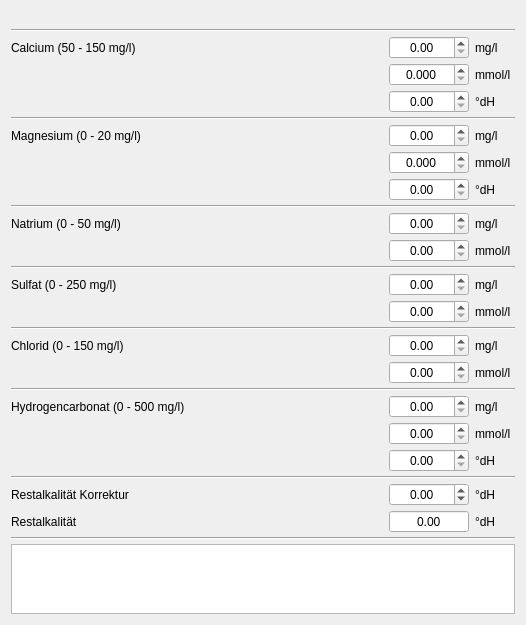
          <widget class="QWidget" name="scrollAreaWidgetContents">
           <property name="geometry">
            <rect>
             <x>0</x>
             <y>0</y>
             <width>526</width>
             <height>620</height>
            </rect>
           </property>
           <layout class="QGridLayout" name="gridLayout">
            <property name="verticalSpacing">
             <number>4</number>
            </property>
            <item row="18" column="2">
             <widget class="DoubleSpinBox" name="tbChloridMg">
              <property name="toolTip">
               <string>&lt;html&gt;&lt;head/&gt;&lt;body&gt;&lt;p&gt;Hier wird die &lt;span style=&quot; font-weight:600;&quot;&gt;Chloridmenge&lt;/span&gt; in mg/l eingetragen.&lt;/p&gt;&lt;p&gt;Manche Wasserversorger geben diesen Wert auch mit ppm an.&lt;/p&gt;&lt;p&gt;Für Angaben in &lt;span style=&quot; font-weight:600;&quot;&gt;mmol/l&lt;/span&gt; kann das untenstehende Feld benutzt werden.&lt;/p&gt;&lt;/body&gt;&lt;/html&gt;</string>
              </property>
              <property name="alignment">
               <set>Qt::AlignCenter</set>
              </property>
              <property name="maximum">
               <double>9999.000000000000000</double>
              </property>
              <property name="singleStep">
               <double>0.010000000000000</double>
              </property>
             </widget>
            </item>
            <item row="11" column="2">
             <widget class="DoubleSpinBox" name="tbNatriumMmol">
              <property name="toolTip">
               <string>&lt;html&gt;&lt;head/&gt;&lt;body&gt;&lt;p&gt;Hier wird die &lt;span style=&quot; font-weight:600;&quot;&gt;Natriummenge&lt;/span&gt; in mmol/l eingetragen.&lt;/p&gt;&lt;p&gt;Für Angaben in &lt;span style=&quot; font-weight:600;&quot;&gt;mg/l&lt;/span&gt; kann das obenstehende Feld benutzt werden.&lt;/p&gt;&lt;/body&gt;&lt;/html&gt;</string>
              </property>
              <property name="alignment">
               <set>Qt::AlignCenter</set>
              </property>
              <property name="maximum">
               <double>9999.000000000000000</double>
              </property>
              <property name="singleStep">
               <double>0.010000000000000</double>
              </property>
             </widget>
            </item>
            <item row="21" column="2">
             <widget class="DoubleSpinBox" name="tbHydrogencarbonatMg">
              <property name="toolTip">
               <string>&lt;html&gt;&lt;head/&gt;&lt;body&gt;&lt;p&gt;In der Trinkwaseranalyse ist die &lt;span style=&quot; font-weight:600;&quot;&gt;Säurekapazität&lt;/span&gt; ein Ausdruck für die Restalkalität. Verschiedentlich liest man in Trinkwasseranalysen auch &lt;span style=&quot; font-weight:600;&quot;&gt;Alkalität&lt;/span&gt;. Säurekapazität beschreibt das Puffervermögen des Wassers gegenüber Säuren. Sie gibt die Stabilität des pH-Wertes im Wasser an.&lt;/p&gt;&lt;p&gt;Die Säurekapazität pH 4,3 ist das Äqivalent zur Carbonathärte (auch Temporäre Härte, Bicarbonathärte). Sie beschreibt die &lt;span style=&quot; font-weight:600;&quot;&gt;Restalkalität&lt;/span&gt; vom Standpunkt des Säureverbrauchs aus. Der Kleine Brauhelfer berechnet daher beide Werte simultan. &lt;/p&gt;&lt;p&gt;Während des Einmaischens säuert das Malz das Brauwasser an. Oft ist eine niedrige &lt;span style=&quot; font-weight:600;&quot;&gt;Restalkalität &lt;/span&gt;dabei Voraussetzung, dass die Schüttung auch im richtigen pH-Bereich arbeiten kann.&lt;/p&gt;&lt;p&gt;Die Restalkalität ergibt sich aus &lt;span style=&quot; font-weight:600;&quot;&gt;säurevernichtendem HCO₃⁻ &lt;/span&gt;und&lt;span style=&quot; font-weight:600;&quot;&gt; säureförderndem Kalzium- und Magnesium&lt;/span&gt;. Malz arbeitet am besten in leicht saurer Umgebung von pH 5,2 bis 5.8. &lt;span style=&quot; font-weight:600;&quot;&gt;HCO₃⁻&lt;/span&gt; (Hydrogencarbonat) versucht diese saure Umgebung zu verhindern, Calcium und Magnesium wiederum unterstützen das Malz und seine Maischearbeit.&lt;/p&gt;&lt;p&gt;Das Verhältnis entscheidet beider &lt;span style=&quot; font-weight:600;&quot;&gt;Antipoden &lt;/span&gt;entscheidet. Brauer machen sich das zunutze.&lt;/p&gt;&lt;/body&gt;&lt;/html&gt;</string>
              </property>
              <property name="alignment">
               <set>Qt::AlignCenter</set>
              </property>
              <property name="maximum">
               <double>9999.000000000000000</double>
              </property>
              <property name="singleStep">
               <double>0.010000000000000</double>
              </property>
             </widget>
            </item>
            <item row="5" column="0" colspan="4">
             <widget class="Line" name="line">
              <property name="orientation">
               <enum>Qt::Horizontal</enum>
              </property>
             </widget>
            </item>
            <item row="26" column="0">
             <widget class="QLabel" name="label_147">
              <property name="text">
               <string>Restalkalität</string>
              </property>
             </widget>
            </item>
            <item row="23" column="2">
             <widget class="DoubleSpinBox" name="tbHydrogencarbonatHaerte">
              <property name="toolTip">
               <string>&lt;html&gt;&lt;head/&gt;&lt;body&gt;&lt;p&gt;In der Trinkwasseranalyse ist die &lt;span style=&quot; font-weight:600;&quot;&gt;Carbonathärte &lt;/span&gt;der geläufigste Ausdruck für die Restalkalität. Carbonathärte beschreibt das Verhältnis der im Wasser gelösten säurevernichtenden Carbonat- (CO₃²⁻) und Hyrogencarbonationen (HCO³⁻) und der säurefördernden Erdalkaliionen Calcium (Ca⁺) und Magnesium (Mg⁺).&lt;/p&gt;&lt;p&gt;Die Säurekapazität pH 4,3 ist das Äqivalent zur Carbonathärte (auch Temporäre Härte, Bicarbonathärte). Sie beschreibt die &lt;span style=&quot; font-weight:600;&quot;&gt;Restalkalität&lt;/span&gt; vom Standpunkt des Säureverbrauchs aus. Der Kleine Brauhelfer berechnet daher beide Werte simultan. &lt;/p&gt;&lt;p&gt;Während des Einmaischens säuert das Malz das Brauwasser an. Oft ist eine niedrige &lt;span style=&quot; font-weight:600;&quot;&gt;Restalkalität &lt;/span&gt;dabei Voraussetzung, dass die Schüttung auch im richtigen pH-Bereich arbeiten kann.&lt;/p&gt;&lt;p&gt;Wenn der gewünschte &lt;span style=&quot; font-weight:600;&quot;&gt;Bierstil&lt;/span&gt; mit dem vorhandenen Wasser nicht umzusetzen ist, greifen Hobby- und Nanobrauer gerne zu Salzen wie Braugips (Calciumsulfat), um doch noch ein leckeres Pils oder IPA zu brauen. Dabei wird das Gleichgewicht der gelösten Stoffe zugunsten der Erdalkaliionen verschoben, der Härtegrad sinkt, der richtige pH-Bereich für helles Malz wird erreicht.&lt;/p&gt;&lt;p&gt;Selten ist es umgekehrt, da ist dann ein dunkles Bier aufgrund seiner dunklen Zutaten zu sauer und der pH-Wert wird angehoben, so mit Natron oder Kalk. Das Verhältnis beider &lt;span style=&quot; font-weight:600;&quot;&gt;Antipoden &lt;/span&gt;entscheidet. Brauer machen sich das zunutze.&lt;/p&gt;&lt;/body&gt;&lt;/html&gt;</string>
              </property>
              <property name="alignment">
               <set>Qt::AlignCenter</set>
              </property>
              <property name="decimals">
               <number>2</number>
              </property>
              <property name="maximum">
               <double>99.000000000000000</double>
              </property>
              <property name="singleStep">
               <double>0.010000000000000</double>
              </property>
             </widget>
            </item>
            <item row="6" column="3">
             <widget class="QLabel" name="label_136">
              <property name="text">
               <string>mg/l</string>
              </property>
             </widget>
            </item>
            <item row="0" column="0">
             <widget class="QLabel" name="lblWasserprofil">
              <property name="font">
               <font>
                <weight>75</weight>
                <bold>true</bold>
               </font>
              </property>
             </widget>
            </item>
            <item row="14" column="0" colspan="4">
             <widget class="Line" name="line_4">
              <property name="orientation">
               <enum>Qt::Horizontal</enum>
              </property>
             </widget>
            </item>
            <item row="19" column="2">
             <widget class="DoubleSpinBox" name="tbChloridMmol">
              <property name="toolTip">
               <string>&lt;html&gt;&lt;head/&gt;&lt;body&gt;&lt;p&gt;Hier wird die &lt;span style=&quot; font-weight:600;&quot;&gt;Chloridmenge&lt;/span&gt; in mmol/l eingetragen.&lt;/p&gt;&lt;p&gt;Für Angaben in &lt;span style=&quot; font-weight:600;&quot;&gt;mg/l&lt;/span&gt; kann das obenstehende Feld benutzt werden.&lt;/p&gt;&lt;/body&gt;&lt;/html&gt;</string>
              </property>
              <property name="alignment">
               <set>Qt::AlignCenter</set>
              </property>
              <property name="maximum">
               <double>9999.000000000000000</double>
              </property>
              <property name="singleStep">
               <double>0.010000000000000</double>
              </property>
             </widget>
            </item>
            <item row="6" column="2">
             <widget class="DoubleSpinBox" name="tbMagnesiumMg">
              <property name="toolTip">
               <string>&lt;html&gt;&lt;head/&gt;&lt;body&gt;&lt;p&gt;Hier wird die &lt;span style=&quot; font-weight:600;&quot;&gt;Magnesiummenge&lt;/span&gt; in mg/l eingetragen.&lt;/p&gt;&lt;p&gt;Manche Wasserversorger geben diesen Wert auch mit ppm an.&lt;/p&gt;&lt;p&gt;Für Angaben in &lt;span style=&quot; font-weight:600;&quot;&gt;mmol/l&lt;/span&gt; kann das untenstehende Feld benutzt werden.&lt;/p&gt;&lt;/body&gt;&lt;/html&gt;</string>
              </property>
              <property name="alignment">
               <set>Qt::AlignCenter</set>
              </property>
              <property name="maximum">
               <double>9999.000000000000000</double>
              </property>
              <property name="singleStep">
               <double>0.010000000000000</double>
              </property>
             </widget>
            </item>
            <item row="2" column="3">
             <widget class="QLabel" name="label_131">
              <property name="minimumSize">
               <size>
                <width>40</width>
                <height>0</height>
               </size>
              </property>
              <property name="text">
               <string>mg/l</string>
              </property>
             </widget>
            </item>
            <item row="27" column="0" colspan="4">
             <widget class="Line" name="line_5">
              <property name="orientation">
               <enum>Qt::Horizontal</enum>
              </property>
             </widget>
            </item>
            <item row="23" column="3">
             <widget class="QLabel" name="label_142">
              <property name="text">
               <string>°dH</string>
              </property>
             </widget>
            </item>
            <item row="16" column="3">
             <widget class="QLabel" name="label_150">
              <property name="text">
               <string>mmol/l</string>
              </property>
             </widget>
            </item>
            <item row="16" column="2">
             <widget class="DoubleSpinBox" name="tbSulfatMmol">
              <property name="toolTip">
               <string>&lt;html&gt;&lt;head/&gt;&lt;body&gt;&lt;p&gt;Hier wird die &lt;span style=&quot; font-weight:600;&quot;&gt;Sulfatmenge&lt;/span&gt; in mmol/l eingetragen.&lt;/p&gt;&lt;p&gt;Für Angaben in &lt;span style=&quot; font-weight:600;&quot;&gt;mg/l&lt;/span&gt; kann das obenstehende Feld benutzt werden.&lt;/p&gt;&lt;/body&gt;&lt;/html&gt;</string>
              </property>
              <property name="alignment">
               <set>Qt::AlignCenter</set>
              </property>
              <property name="maximum">
               <double>9999.000000000000000</double>
              </property>
              <property name="singleStep">
               <double>0.010000000000000</double>
              </property>
             </widget>
            </item>
            <item row="15" column="3">
             <widget class="QLabel" name="label_145">
              <property name="text">
               <string>mg/l</string>
              </property>
             </widget>
            </item>
            <item row="2" column="2">
             <widget class="DoubleSpinBox" name="tbCalciumMg">
              <property name="minimumSize">
               <size>
                <width>80</width>
                <height>0</height>
               </size>
              </property>
              <property name="toolTip">
               <string>&lt;html&gt;&lt;head/&gt;&lt;body&gt;&lt;p&gt;Hier wird die &lt;span style=&quot; font-weight:600;&quot;&gt;Calciummenge&lt;/span&gt; in mg/l eingetragen.&lt;/p&gt;&lt;p&gt;Manche Wasserversorger geben diesen Wert auch mit ppm an.&lt;/p&gt;&lt;p&gt;Für Angaben in &lt;span style=&quot; font-weight:600;&quot;&gt;mmol/l&lt;/span&gt; kann das untenstehende Feld benutzt werden.&lt;/p&gt;&lt;/body&gt;&lt;/html&gt;</string>
              </property>
              <property name="alignment">
               <set>Qt::AlignCenter</set>
              </property>
              <property name="maximum">
               <double>9999.000000000000000</double>
              </property>
              <property name="singleStep">
               <double>0.010000000000000</double>
              </property>
             </widget>
            </item>
            <item row="21" column="3">
             <widget class="QLabel" name="label_153">
              <property name="text">
               <string>mg/l</string>
              </property>
             </widget>
            </item>
            <item row="20" column="0" colspan="4">
             <widget class="Line" name="line_6">
              <property name="orientation">
               <enum>Qt::Horizontal</enum>
              </property>
             </widget>
            </item>
            <item row="28" column="0" colspan="4">
             <widget class="QTextEdit" name="tbBemerkung"/>
            </item>
            <item row="11" column="3">
             <widget class="QLabel" name="label_141">
              <property name="text">
               <string>mmol/l</string>
              </property>
             </widget>
            </item>
            <item row="8" column="2">
             <widget class="DoubleSpinBox" name="tbMagnesiumHaerte">
              <property name="toolTip">
               <string>&lt;html&gt;&lt;head/&gt;&lt;body&gt;&lt;p&gt;Hier wird die &lt;span style=&quot; font-weight:600;&quot;&gt;Magnesiumhärte&lt;/span&gt; in °dH berechnet. Die Magnesiumhärte wird aus den Angaben von &lt;span style=&quot; font-weight:600;&quot;&gt;Magnesium&lt;/span&gt; in mg/l nach der Formel Mg⁺ * 2,307 / 10 berechnet.&lt;/p&gt;&lt;p&gt;Aus Calciumhärte und Magnesiumhärte resultiert die &lt;span style=&quot; font-weight:600;&quot;&gt;Gesamthärte &lt;/span&gt;des Wassers. Damit kann man beurteilen, ob das Wasser weich genug ist, um damit ein Pils zu brauen oder ob es ohne Vorbehandlung doch besser ein Münchner Dunkles sein soll.&lt;/p&gt;&lt;p&gt;Die Magnesiumhärte ist ein theoretischer Zwischenwert und wird in Analysen von Wasserversorgern oft ignoriert. Brauer sollten es auch so halten.&lt;/p&gt;&lt;p&gt;Wichtig ist im Brauprozess die sogenannte &lt;span style=&quot; font-weight:600;&quot;&gt;Restalkalität&lt;/span&gt;. Sie ergibt sich aus &lt;span style=&quot; font-weight:600;&quot;&gt;säurevernichtendem HCO₃⁻ &lt;/span&gt;und&lt;span style=&quot; font-weight:600;&quot;&gt; säureförderndem Kalzium- und Magnesium&lt;/span&gt;. Malz arbeitet am besten in leicht saurer Umgebung von pH 5,2 bis 5.8. &lt;span style=&quot; font-weight:600;&quot;&gt;HCO₃⁻&lt;/span&gt; (auch Bibcarbonat, Karbonathärte, temporäre Härte) versucht diese saure Umgebung zu verhindern, Calcium und Magnesium wiederum unterstützen das Malz und seine Maischearbeit.&lt;/p&gt;&lt;p&gt;Damit erklärt sich simpel, warum mancher Bierstil mit dem einen Brauwasser funktioniert, ein anderer dagegen nicht. Mithin ist das der Grund, warum Hobbybrauer ihr Wasser vorbehandeln und Salze wie Calciumsulfat (Braugips) hinzugeben, um doch erfolgreich ein Bier oder ein IPA brauen zu können.&lt;/p&gt;&lt;/body&gt;&lt;/html&gt;</string>
              </property>
              <property name="alignment">
               <set>Qt::AlignCenter</set>
              </property>
              <property name="decimals">
               <number>2</number>
              </property>
              <property name="maximum">
               <double>99.000000000000000</double>
              </property>
             </widget>
            </item>
            <item row="25" column="0">
             <widget class="QLabel" name="label">
              <property name="text">
               <string>Restalkalität Korrektur</string>
              </property>
             </widget>
            </item>
            <item row="8" column="3">
             <widget class="QLabel" name="label_146">
              <property name="text">
               <string>°dH</string>
              </property>
             </widget>
            </item>
            <item row="24" column="0" colspan="4">
             <widget class="Line" name="line_8">
              <property name="orientation">
               <enum>Qt::Horizontal</enum>
              </property>
             </widget>
            </item>
            <item row="21" column="0">
             <widget class="QLabel" name="label_139">
              <property name="text">
               <string>Hydrogencarbonat (0 - 500 mg/l)</string>
              </property>
             </widget>
            </item>
            <item row="6" column="0">
             <widget class="QLabel" name="label_135">
              <property name="text">
               <string>Magnesium (0 - 20 mg/l)</string>
              </property>
             </widget>
            </item>
            <item row="10" column="0">
             <widget class="QLabel" name="label_4">
              <property name="text">
               <string>Natrium (0 - 50 mg/l)</string>
              </property>
             </widget>
            </item>
            <item row="26" column="2">
             <widget class="DoubleSpinBox" name="tbRestalkalitaet">
              <property name="toolTip">
               <string>&lt;html&gt;&lt;head/&gt;&lt;body&gt;&lt;p&gt;Die &lt;span style=&quot; font-weight:600;&quot;&gt;Restalkalität&lt;/span&gt; des Brauwassers ist entscheidend für den &lt;span style=&quot; font-weight:600;&quot;&gt;pH-Wert&lt;/span&gt; der Maische und damit für die Effizienz der Stärkespaltung. Ob ein Bier mit der Schüttung in den angepeilten Parametern umfänglich gelingt, entscheidet sich hier. Der pH-Wert beim Maischen ist Ausgangspunkt aller weiterer Brauschritte.&lt;/p&gt;&lt;p&gt;Brauwasser ist kein reines Wasser, sondern enthält Salze und Ionen wie Chlorid (Cl⁻) und Sulfat (SO₄²⁻), die sich gemschmacklich auswirken. Während des Einmaischens wird das Brauwasser durch das Malz angesäuert. Es reichern sich Hydronium-Ionen (H⁺) an, was zu einem Abfall des pH-Wertes führt. Dabei verhalten sich dunkle Malze generell saurer als hell abgedarrte Malze. Ungehindert senkt sich der pH-Wert dadurch von allein in einen für den Maischeprozess günstigen Bereich zwischen &lt;span style=&quot; font-weight:600;&quot;&gt;pH 5,2 bis 5,8&lt;/span&gt; ab. &lt;/p&gt;&lt;p&gt;Der Knackpunkt ist, dass manches Wasser sich diesem pH-Abfall widersetzt. Dieses Alkalität genannte Phänomen gründet in der Konzentration des Ions Bicarbonat, chemisch &lt;span style=&quot; font-weight:600;&quot;&gt;HCO³⁻&lt;/span&gt;. Das HCO³⁻ fängt die H⁺-Ionen einfach ab. Die pH-Wert-senkende Wirkung der H⁺-Ionen verpufft wirkungslos. Dieser Effekt ist um so größer, je mehr HCO³- im Wassser vorhanden ist.&lt;/p&gt;&lt;p&gt;Damit erklärt sich simpel, warum mancher Bierstil mit dem einen Brauwwasser funktioniert, ein anderer dagegen nicht. Mithin ist das der Grund, warum Hobbybrauer ihr Wasser vorbehandeln und Salze wie Calciumsulfat (Braugips) hinzugeben, um doch erfolgreich ein Bier oder ein IPA brauen zu können.&lt;/p&gt;&lt;/body&gt;&lt;/html&gt;</string>
              </property>
              <property name="alignment">
               <set>Qt::AlignCenter</set>
              </property>
              <property name="readOnly">
               <bool>true</bool>
              </property>
              <property name="buttonSymbols">
               <enum>QAbstractSpinBox::NoButtons</enum>
              </property>
              <property name="decimals">
               <number>2</number>
              </property>
              <property name="minimum">
               <double>-99.000000000000000</double>
              </property>
              <property name="maximum">
               <double>99.000000000000000</double>
              </property>
             </widget>
            </item>
            <item row="7" column="2">
             <widget class="DoubleSpinBox" name="tbMagnesiumMmol">
              <property name="toolTip">
               <string>&lt;html&gt;&lt;head/&gt;&lt;body&gt;&lt;p&gt;Hier wird die &lt;span style=&quot; font-weight:600;&quot;&gt;Magnesiummenge&lt;/span&gt; in mmol/l eingetragen.&lt;/p&gt;&lt;p&gt;Für Angaben in &lt;span style=&quot; font-weight:600;&quot;&gt;mg/l&lt;/span&gt; kann das obenstehende Feld  benutzt werden.&lt;/p&gt;&lt;/body&gt;&lt;/html&gt;</string>
              </property>
              <property name="alignment">
               <set>Qt::AlignCenter</set>
              </property>
              <property name="decimals">
               <number>3</number>
              </property>
              <property name="maximum">
               <double>9999.000000000000000</double>
              </property>
              <property name="singleStep">
               <double>0.001000000000000</double>
              </property>
             </widget>
            </item>
            <item row="18" column="3">
             <widget class="QLabel" name="label_151">
              <property name="text">
               <string>mg/l</string>
              </property>
             </widget>
            </item>
            <item row="2" column="0">
             <widget class="QLabel" name="label_130">
              <property name="text">
               <string>Calcium (50 - 150 mg/l)</string>
              </property>
             </widget>
            </item>
            <item row="10" column="2">
             <widget class="DoubleSpinBox" name="tbNatriumMg">
              <property name="toolTip">
               <string>&lt;html&gt;&lt;head/&gt;&lt;body&gt;&lt;p&gt;Hier wird die &lt;span style=&quot; font-weight:600;&quot;&gt;Natriummenge&lt;/span&gt; in mg/l eingetragen.&lt;/p&gt;&lt;p&gt;Manche Wasserversorger geben diesen Wert auch mit ppm an.&lt;/p&gt;&lt;p&gt;Für Angaben in &lt;span style=&quot; font-weight:600;&quot;&gt;mmol/l&lt;/span&gt; kann das untenstehende Feld benutzt werden.&lt;/p&gt;&lt;/body&gt;&lt;/html&gt;</string>
              </property>
              <property name="alignment">
               <set>Qt::AlignCenter</set>
              </property>
              <property name="maximum">
               <double>9999.000000000000000</double>
              </property>
              <property name="singleStep">
               <double>0.010000000000000</double>
              </property>
             </widget>
            </item>
            <item row="7" column="3">
             <widget class="QLabel" name="label_137">
              <property name="text">
               <string>mmol/l</string>
              </property>
             </widget>
            </item>
            <item row="22" column="2">
             <widget class="DoubleSpinBox" name="tbHydrogencarbonatMmol">
              <property name="toolTip">
               <string>&lt;html&gt;&lt;head/&gt;&lt;body&gt;&lt;p&gt;In der Trinkwaseranalyse ist die &lt;span style=&quot; font-weight:600;&quot;&gt;Säurekapazität&lt;/span&gt; ein Ausdruck für die Restalkalität. Verschiedentlich liest man in Trinkwasseranalysen auch &lt;span style=&quot; font-weight:600;&quot;&gt;Alkalität&lt;/span&gt;. Säurekapazität beschreibt das Puffervermögen des Wassers gegenüber Säuren. Sie gibt die Stabilität des pH-Wertes im Wasser an.&lt;/p&gt;&lt;p&gt;Die Säurekapazität pH 4,3 ist das Äqivalent zur Carbonathärte (auch Temporäre Härte, Bicarbonathärte). Sie beschreibt die &lt;span style=&quot; font-weight:600;&quot;&gt;Restalkalität&lt;/span&gt; vom Standpunkt des Säureverbrauchs aus. Der Kleine Brauhelfer berechnet daher beide Werte simultan. &lt;/p&gt;&lt;p&gt;Während des Einmaischens säuert das Malz das Brauwasser an. Oft ist eine niedrige &lt;span style=&quot; font-weight:600;&quot;&gt;Restalkalität &lt;/span&gt;dabei Voraussetzung, dass die Schüttung auch im richtigen pH-Bereich arbeiten kann.&lt;/p&gt;&lt;p&gt;Die Restalkalität ergibt sich aus &lt;span style=&quot; font-weight:600;&quot;&gt;säurevernichtendem HCO₃⁻ &lt;/span&gt;und&lt;span style=&quot; font-weight:600;&quot;&gt; säureförderndem Kalzium- und Magnesium&lt;/span&gt;. Malz arbeitet am besten in leicht saurer Umgebung von pH 5,2 bis 5.8. &lt;span style=&quot; font-weight:600;&quot;&gt;HCO₃⁻&lt;/span&gt; (Hydrogencarbonat) versucht diese saure Umgebung zu verhindern, Calcium und Magnesium wiederum unterstützen das Malz und seine Maischearbeit.&lt;/p&gt;&lt;p&gt;Das Verhältnis entscheidet beider &lt;span style=&quot; font-weight:600;&quot;&gt;Antipoden &lt;/span&gt;entscheidet. Brauer machen sich das zunutze.&lt;/p&gt;&lt;/body&gt;&lt;/html&gt;</string>
              </property>
              <property name="alignment">
               <set>Qt::AlignCenter</set>
              </property>
              <property name="maximum">
               <double>9999.000000000000000</double>
              </property>
              <property name="singleStep">
               <double>0.010000000000000</double>
              </property>
             </widget>
            </item>
            <item row="1" column="0" colspan="4">
             <widget class="Line" name="line_9">
              <property name="orientation">
               <enum>Qt::Horizontal</enum>
              </property>
             </widget>
            </item>
            <item row="22" column="3">
             <widget class="QLabel" name="label_154">
              <property name="text">
               <string>mmol/l</string>
              </property>
             </widget>
            </item>
            <item row="19" column="3">
             <widget class="QLabel" name="label_152">
              <property name="text">
               <string>mmol/l</string>
              </property>
             </widget>
            </item>
            <item row="25" column="3">
             <widget class="QLabel" name="label_149">
              <property name="text">
               <string>°dH</string>
              </property>
             </widget>
            </item>
            <item row="25" column="2">
             <widget class="DoubleSpinBox" name="tbRestalkalitaetAdd">
              <property name="toolTip">
               <string>&lt;html&gt;&lt;head/&gt;&lt;body&gt;&lt;p&gt;Mit diesem Wert kann die Restalkalität korrigiert werden, falls der berechnete vom tatsächlichem Wert abweicht.&lt;/p&gt;&lt;/body&gt;&lt;/html&gt;</string>
              </property>
              <property name="alignment">
               <set>Qt::AlignCenter</set>
              </property>
              <property name="decimals">
               <number>2</number>
              </property>
              <property name="minimum">
               <double>-99.000000000000000</double>
              </property>
              <property name="maximum">
               <double>99.000000000000000</double>
              </property>
              <property name="singleStep">
               <double>0.010000000000000</double>
              </property>
             </widget>
            </item>
            <item row="4" column="2">
             <widget class="DoubleSpinBox" name="tbCalciumHaerte">
              <property name="toolTip">
               <string>&lt;html&gt;&lt;head/&gt;&lt;body&gt;&lt;p&gt;Hier wird die &lt;span style=&quot; font-weight:600;&quot;&gt;Calciumhärte&lt;/span&gt; in °dH berechnet. Die Calciumhärte wird aus den Angaben von Calcium in mg/l nach der Formel Ca⁺ * 1,4 / 10 berechnet.&lt;/p&gt;&lt;p&gt;Aus Calciumhärte und Magnesiumhärte resultiert die &lt;span style=&quot; font-weight:600;&quot;&gt;Gesamthärte &lt;/span&gt;des Wassers. Damit kann man beurteilen, ob das Wasser weich genug ist, um damit ein Pils zu brauen oder ob es ohne Vorbehandlung doch besser ein Münchner Dunkles sein soll.&lt;/p&gt;&lt;p&gt;Die Calciumhärte ist ein theoretischer Zwischenwert und wird in Analysen von Wasserversorgern oft ignoriert. Brauer sollten es auch so halten.&lt;/p&gt;&lt;p&gt;Wichtig ist im Brauprozess die sogenannte &lt;span style=&quot; font-weight:600;&quot;&gt;Restalkalität&lt;/span&gt;. Sie ergibt sich aus &lt;span style=&quot; font-weight:600;&quot;&gt;säurevernichtendem HCO₃⁻ &lt;/span&gt;und&lt;span style=&quot; font-weight:600;&quot;&gt; säureförderndem Calcium- und Magnesium&lt;/span&gt;. Malz arbeitet am besten in leicht saurer Umgebung von pH 5,2 bis 5.8. &lt;span style=&quot; font-weight:600;&quot;&gt;HCO₃⁻&lt;/span&gt; (auch Bibcarbonat, Karbonathärte, temporäre Härte) versucht diese saure Umgebung zu verhindern, Calcium und Magnesium wiederum unterstützen das Malz und seine Maischearbeit.&lt;/p&gt;&lt;p&gt;Damit erklärt sich simpel, warum mancher Bierstil mit dem einen Brauwasser funktioniert, ein anderer dagegen nicht. Mithin ist das der Grund, warum Hobbybrauer ihr Wasser vorbehandeln und Salze wie Calciumsulfat (Braugips) hinzugeben, um doch erfolgreich ein Bier oder ein IPA brauen zu können.&lt;/p&gt;&lt;/body&gt;&lt;/html&gt;</string>
              </property>
              <property name="alignment">
               <set>Qt::AlignCenter</set>
              </property>
              <property name="decimals">
               <number>2</number>
              </property>
              <property name="maximum">
               <double>99.000000000000000</double>
              </property>
             </widget>
            </item>
            <item row="18" column="0">
             <widget class="QLabel" name="label_3">
              <property name="text">
               <string>Chlorid (0 - 150 mg/l)</string>
              </property>
             </widget>
            </item>
            <item row="10" column="3">
             <widget class="QLabel" name="label_143">
              <property name="text">
               <string>mg/l</string>
              </property>
             </widget>
            </item>
            <item row="26" column="3">
             <widget class="QLabel" name="label_148">
              <property name="text">
               <string>°dH</string>
              </property>
             </widget>
            </item>
            <item row="4" column="3">
             <widget class="QLabel" name="label_144">
              <property name="text">
               <string>°dH</string>
              </property>
             </widget>
            </item>
            <item row="9" column="0" colspan="4">
             <widget class="Line" name="line_2">
              <property name="orientation">
               <enum>Qt::Horizontal</enum>
              </property>
             </widget>
            </item>
            <item row="3" column="2">
             <widget class="DoubleSpinBox" name="tbCalciumMmol">
              <property name="toolTip">
               <string>&lt;html&gt;&lt;head/&gt;&lt;body&gt;&lt;p&gt;Hier wird die &lt;span style=&quot; font-weight:600;&quot;&gt;Calciummenge&lt;/span&gt; in mmol/l eingetragen.&lt;/p&gt;&lt;p&gt;Für Angaben in &lt;span style=&quot; font-weight:600;&quot;&gt;mg/l&lt;/span&gt; kann das obenstehende Feld benutzt werden.&lt;/p&gt;&lt;/body&gt;&lt;/html&gt;</string>
              </property>
              <property name="alignment">
               <set>Qt::AlignCenter</set>
              </property>
              <property name="decimals">
               <number>3</number>
              </property>
              <property name="maximum">
               <double>9999.000000000000000</double>
              </property>
              <property name="singleStep">
               <double>0.001000000000000</double>
              </property>
             </widget>
            </item>
            <item row="15" column="2">
             <widget class="DoubleSpinBox" name="tbSulfatMg">
              <property name="toolTip">
               <string>&lt;html&gt;&lt;head/&gt;&lt;body&gt;&lt;p&gt;Hier wird die &lt;span style=&quot; font-weight:600;&quot;&gt;Sulfatmenge&lt;/span&gt; in mg/l eingetragen.&lt;/p&gt;&lt;p&gt;Manche Wasserversorger geben diesen Wert auch mit ppm an.&lt;/p&gt;&lt;p&gt;Für Angaben in &lt;span style=&quot; font-weight:600;&quot;&gt;mmol/l&lt;/span&gt; kann das untenstehende Feld benutzt werden.&lt;/p&gt;&lt;/body&gt;&lt;/html&gt;</string>
              </property>
              <property name="alignment">
               <set>Qt::AlignCenter</set>
              </property>
              <property name="maximum">
               <double>9999.000000000000000</double>
              </property>
              <property name="singleStep">
               <double>0.010000000000000</double>
              </property>
             </widget>
            </item>
            <item row="3" column="3">
             <widget class="QLabel" name="label_132">
              <property name="text">
               <string>mmol/l</string>
              </property>
             </widget>
            </item>
            <item row="17" column="0" colspan="4">
             <widget class="Line" name="line_7">
              <property name="orientation">
               <enum>Qt::Horizontal</enum>
              </property>
             </widget>
            </item>
            <item row="15" column="0">
             <widget class="QLabel" name="label_2">
              <property name="text">
               <string>Sulfat (0 - 250 mg/l)</string>
              </property>
             </widget>
            </item>
            <item row="2" column="1">
             <spacer name="horizontalSpacer_103">
              <property name="orientation">
               <enum>Qt::Horizontal</enum>
              </property>
              <property name="sizeHint" stdset="0">
               <size>
                <width>40</width>
                <height>20</height>
               </size>
              </property>
             </spacer>
            </item>
           </layout>
          </widget>
